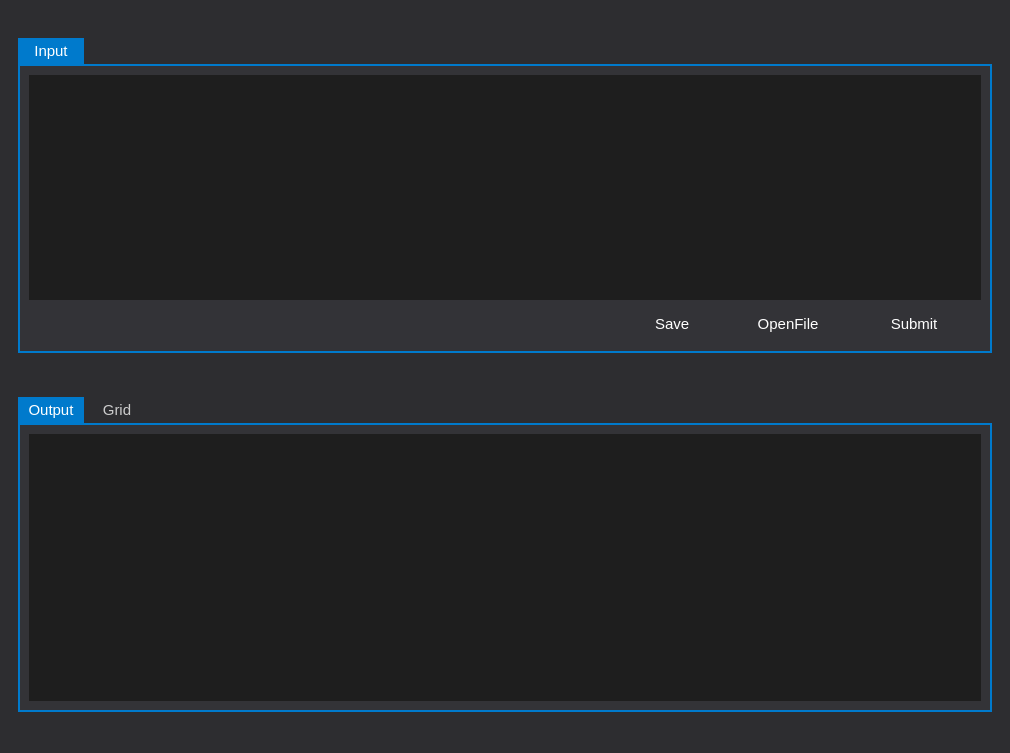
<?xml version="1.0" encoding="UTF-8"?>
<ui version="4.0">
 <class>MainWindow</class>
 <widget class="QMainWindow" name="MainWindow">
  <property name="geometry">
   <rect>
    <x>0</x>
    <y>0</y>
    <width>1010</width>
    <height>753</height>
   </rect>
  </property>
  <property name="font">
   <font>
    <family>Microsoft YaHei UI</family>
    <pointsize>-1</pointsize>
   </font>
  </property>
  <property name="windowTitle">
   <string>miniSQL</string>
  </property>
  <property name="styleSheet">
   <string notr="true">*{
	background: #2d2d30;
	font-size:15px;
}
QFrame{
	background: #2d2d30;
	border-radius:10px;
}
QTabWidget::pane{
	border: 2px solid #007acc;
}
QTabBar::tab{
	background: #2d2d30;
	color: #cccccc;
	border: none;
	border-top-left-radius:0px;
	border-top-right-radius:0px;
	min-width: 58px;
	padding:4px;
}
QTabBar::tab::hover{
	background: #1c97ea;
	color: #ffffff;
	border-top-left-radius:0px;
	border-top-right-radius:0px;
}
QTabBar::tab::selected
{
	background: #007acc;
	color: #ffffff;
}
QPushButton{
	background: #7BB0FF;
	border-style: outset;
	border-radius: 5px;
	font-size:15px;
	color: #FFFFFF;
}
QScrollBar:vertical
{
    width:8px;
    background:rgba(0,0,0,0%);
    margin:0px,0px,0px,0px;
    padding-top:9px;
    padding-bottom:9px;
}
QScrollBar::handle:vertical
{
    width:8px;
    background:rgba(255,255,255,20%);
    border-radius:4px;
    min-height:20;
}
QScrollBar::handle:vertical:hover
{
    width:8px;
    background:rgba(255,255,255,30%);
    border-radius:4px;
    min-height:20;
}
QScrollBar::handle:vertical:pressed
{
    width:8px;
    background:rgba(255,255,255,50%);
    border-radius:4px;
    min-height:20;
}
QScrollBar::add-line:vertical
{
    height:9px;width:8px;
    background:rgba(255,255,255,10%);
	border: none;
    subcontrol-position:bottom;
}
QScrollBar::sub-line:vertical
{
    height:9px;width:8px;
    background:rgba(255,255,255,10%);
	border: none;
    subcontrol-position:top;
}
QScrollBar::add-line:vertical:hover
{
    height:9px;width:8px;
    background:rgba(255,255,255,20%);
	border: none;
    subcontrol-position:bottom;
}
QScrollBar::sub-line:vertical:hover
{
    height:9px;width:8px;
    background:rgba(255,255,255,20%);
	border: none;
    subcontrol-position:top;
}
QScrollBar::add-page:vertical,QScrollBar::sub-page:vertical
{
    background:rgba(0,0,0,10%);
    border-radius:4px;
}
QScrollBar:horizontal
{
    height:8px;
    background:rgba(0,0,0,0%);
    margin:0px,0px,0px,0px;
    padding-left:9px;
    padding-right:9px;
}
QScrollBar::handle:horizontal
{
    height:8px;
    background:rgba(255,255,255,20%);
    border-radius:4px;
    min-width:20;
}
QScrollBar::handle:horizontal:hover
{
    height:8px;
    background:rgba(255,255,255,30%);
    border-radius:4px;
    min-width:20;
}
QScrollBar::handle:horizontal:pressed
{
    height:8px;
    background:rgba(255,255,255,50%);
    border-radius:4px;
    min-width:20;
}
QScrollBar::add-line:horizontal
{
    width:9px;height:8px;
    background:rgba(255,255,255,10%);
	border: none;
    subcontrol-position:right;
}
QScrollBar::sub-line:horizontal
{
    width:9px;height:8px;
    background:rgba(255,255,255,10%);
	border: none;
    subcontrol-position:left;
}
QScrollBar::add-line:horizontal:hover
{
    height:8px;width:9px;
    background:rgba(255,255,255,20%);
	border: none;
    subcontrol-position:right;
}
QScrollBar::sub-line:horizontal:hover
{
    height:8px;width:9px;
    background:rgba(255,255,255,20%);
	border: none;
    subcontrol-position:left;
}
QScrollBar::add-page:horizontal,QScrollBar::sub-page:horizontal
{
    background:rgba(0,0,0,10%);
    border-radius:4px;
}
</string>
  </property>
  <widget class="QWidget" name="centralwidget">
   <layout class="QVBoxLayout" name="verticalLayout_2">
    <item>
     <spacer name="horizontalSpacer_3">
      <property name="orientation">
       <enum>Qt::Horizontal</enum>
      </property>
      <property name="sizeHint" stdset="0">
       <size>
        <width>40</width>
        <height>20</height>
       </size>
      </property>
     </spacer>
    </item>
    <item>
     <widget class="QFrame" name="frame">
      <property name="frameShape">
       <enum>QFrame::StyledPanel</enum>
      </property>
      <property name="frameShadow">
       <enum>QFrame::Raised</enum>
      </property>
      <layout class="QVBoxLayout" name="verticalLayout_5">
       <item>
        <widget class="QTabWidget" name="tabWidget">
         <property name="font">
          <font>
           <pointsize>-1</pointsize>
          </font>
         </property>
         <property name="styleSheet">
          <string notr="true"/>
         </property>
         <property name="currentIndex">
          <number>0</number>
         </property>
         <widget class="QWidget" name="tab">
          <property name="styleSheet">
           <string notr="true">*{
	background: #1e1e1e;
}
QWidget{
	background: #333337;
}
QPlainTextEdit{
	background: #1e1e1e;
	border-radius: 0px;
	color: #ffffff;
}
QTextEdit{
	background: #1e1e1e;
	border-radius: 0px;
}
QPushButton{
	background: #333337;
	border-style: outset;
	border-radius: 0px;
	font-size:15px;
	color: #FFFFFF;
}
QPushButton::hover{
	background: #3e3e40;
	border-style: outset;
	border-radius: 0px;
	font-size:15px;
	color: #FFFFFF;
}
QPushButton::pressed{
	background: #1b1b1c;
	border-style: outset;
	font-size:15px;
	color: #FFFFFF;
}
</string>
          </property>
          <attribute name="title">
           <string>Input</string>
          </attribute>
          <layout class="QVBoxLayout" name="verticalLayout_3">
           <item>
            <widget class="QPlainTextEdit" name="pteInput">
             <property name="font">
              <font>
               <family>Microsoft YaHei UI</family>
               <pointsize>-1</pointsize>
              </font>
             </property>
             <property name="styleSheet">
              <string notr="true">font-size:13px;</string>
             </property>
            </widget>
           </item>
           <item>
            <widget class="QFrame" name="frame_3">
             <property name="frameShape">
              <enum>QFrame::StyledPanel</enum>
             </property>
             <property name="frameShadow">
              <enum>QFrame::Raised</enum>
             </property>
             <layout class="QHBoxLayout" name="horizontalLayout">
              <item>
               <widget class="QLabel" name="txtUseless">
                <property name="text">
                 <string/>
                </property>
               </widget>
              </item>
              <item>
               <widget class="QPushButton" name="btnFileBrow_2">
                <property name="maximumSize">
                 <size>
                  <width>100</width>
                  <height>16777215</height>
                 </size>
                </property>
                <property name="font">
                 <font>
                  <family>Microsoft YaHei UI</family>
                  <pointsize>-1</pointsize>
                  <weight>50</weight>
                  <bold>false</bold>
                 </font>
                </property>
                <property name="autoFillBackground">
                 <bool>false</bool>
                </property>
                <property name="styleSheet">
                 <string notr="true"/>
                </property>
                <property name="text">
                 <string> Save</string>
                </property>
                <property name="icon">
                 <iconset resource="resources/resources.qrc">
                  <normaloff>:/new/prefix1/save.png</normaloff>:/new/prefix1/save.png</iconset>
                </property>
                <property name="iconSize">
                 <size>
                  <width>20</width>
                  <height>20</height>
                 </size>
                </property>
               </widget>
              </item>
              <item>
               <widget class="QPushButton" name="btnFileBrow">
                <property name="maximumSize">
                 <size>
                  <width>120</width>
                  <height>16777215</height>
                 </size>
                </property>
                <property name="font">
                 <font>
                  <family>Microsoft YaHei UI</family>
                  <pointsize>-1</pointsize>
                  <weight>50</weight>
                  <bold>false</bold>
                 </font>
                </property>
                <property name="autoFillBackground">
                 <bool>false</bool>
                </property>
                <property name="styleSheet">
                 <string notr="true"/>
                </property>
                <property name="text">
                 <string> OpenFile</string>
                </property>
                <property name="icon">
                 <iconset resource="resources/resources.qrc">
                  <normaloff>:/new/prefix1/open.png</normaloff>:/new/prefix1/open.png</iconset>
                </property>
                <property name="iconSize">
                 <size>
                  <width>30</width>
                  <height>30</height>
                 </size>
                </property>
               </widget>
              </item>
              <item>
               <widget class="QPushButton" name="btnSubmit">
                <property name="maximumSize">
                 <size>
                  <width>120</width>
                  <height>16777215</height>
                 </size>
                </property>
                <property name="font">
                 <font>
                  <family>Microsoft YaHei UI</family>
                  <pointsize>-1</pointsize>
                  <weight>50</weight>
                  <bold>false</bold>
                 </font>
                </property>
                <property name="autoFillBackground">
                 <bool>false</bool>
                </property>
                <property name="styleSheet">
                 <string notr="true"/>
                </property>
                <property name="text">
                 <string> Submit</string>
                </property>
                <property name="icon">
                 <iconset resource="resources/resources.qrc">
                  <normaloff>:/new/prefix1/run.png</normaloff>:/new/prefix1/run.png</iconset>
                </property>
                <property name="iconSize">
                 <size>
                  <width>23</width>
                  <height>23</height>
                 </size>
                </property>
               </widget>
              </item>
             </layout>
            </widget>
           </item>
          </layout>
         </widget>
        </widget>
       </item>
      </layout>
     </widget>
    </item>
    <item>
     <spacer name="horizontalSpacer">
      <property name="orientation">
       <enum>Qt::Horizontal</enum>
      </property>
      <property name="sizeHint" stdset="0">
       <size>
        <width>40</width>
        <height>20</height>
       </size>
      </property>
     </spacer>
    </item>
    <item>
     <widget class="QFrame" name="frame_2">
      <property name="frameShape">
       <enum>QFrame::StyledPanel</enum>
      </property>
      <property name="frameShadow">
       <enum>QFrame::Raised</enum>
      </property>
      <layout class="QVBoxLayout" name="verticalLayout">
       <item>
        <widget class="QTabWidget" name="tabWidget_2">
         <property name="styleSheet">
          <string notr="true"/>
         </property>
         <property name="currentIndex">
          <number>0</number>
         </property>
         <widget class="QWidget" name="tab_4">
          <property name="styleSheet">
           <string notr="true">*{
	background: #1e1e1e;
}
QWidget{
	background: #333337;
}
QPlainTextEdit{
	background: #1e1e1e;
	border-radius: 0px;
	color: #ffffff;
}
QTextEdit{
	background: #1e1e1e;
	border-radius: 0px;
}
QPushButton{
	background: #333337;
	border-style: outset;
	border-radius: 0px;
	font-size:15px;
	color: #FFFFFF;
}
QPushButton::hover{
	background: #3e3e40;
	border-style: outset;
	border-radius: 0px;
	font-size:15px;
	color: #FFFFFF;
}
QPushButton::pressed{
	background: #1b1b1c;
	border-style: outset;
	font-size:15px;
	color: #FFFFFF;
}
</string>
          </property>
          <attribute name="title">
           <string>Output</string>
          </attribute>
          <layout class="QVBoxLayout" name="verticalLayout_6">
           <item>
            <widget class="QTextBrowser" name="tbStateList">
             <property name="maximumSize">
              <size>
               <width>16777215</width>
               <height>16777215</height>
              </size>
             </property>
             <property name="font">
              <font>
               <family>Microsoft YaHei UI</family>
               <pointsize>-1</pointsize>
              </font>
             </property>
             <property name="styleSheet">
              <string notr="true">font-size:12px;</string>
             </property>
            </widget>
           </item>
          </layout>
         </widget>
         <widget class="QWidget" name="tab_5">
          <property name="styleSheet">
           <string notr="true">*{
	background: #1e1e1e;
}
QWidget{
	background: #333337;
}
QPlainTextEdit{
	background: #1e1e1e;
	border-radius: 0px;
	color: #ffffff;
}
QTextEdit{
	background: #1e1e1e;
	border-radius: 0px;
}
QPushButton{
	background: #333337;
	border-style: outset;
	border-radius: 0px;
	font-size:15px;
	color: #FFFFFF;
}
QPushButton::hover{
	background: #3e3e40;
	border-style: outset;
	border-radius: 0px;
	font-size:15px;
	color: #FFFFFF;
}
QPushButton::pressed{
	background: #1b1b1c;
	border-style: outset;
	font-size:15px;
	color: #FFFFFF;
}
</string>
          </property>
          <attribute name="title">
           <string>Grid</string>
          </attribute>
          <layout class="QHBoxLayout" name="horizontalLayout_2">
           <item>
            <widget class="QTableWidget" name="Grid">
             <property name="styleSheet">
              <string notr="true">*{
	background:rgba(0,0,0,0);
	border-radius: 0px;
}
QTableWidget{
color:#DCDCDC;
background:#333337;
border:none;
gridline-color:#3e3e42;
selection-background-color: #1b1b1c;
}
QTableWidgetCornerButton{
	background: #333337;
}
QTableWidget::item:selected{
color:#DCDCDC;
background:1b1b1c;
}
QTableWidget::item:hover{
background:#3e3e40;
}
QHeaderView::section{
text-align:center;
background:#2d2d30;
padding:3px;
margin:0px;
color:#DCDCDC;
border:none;
border-left-width:0;
}</string>
             </property>
             <property name="showGrid">
              <bool>true</bool>
             </property>
             <property name="wordWrap">
              <bool>true</bool>
             </property>
             <property name="cornerButtonEnabled">
              <bool>false</bool>
             </property>
             <property name="rowCount">
              <number>1</number>
             </property>
             <property name="columnCount">
              <number>1</number>
             </property>
             <attribute name="horizontalHeaderVisible">
              <bool>false</bool>
             </attribute>
             <attribute name="horizontalHeaderCascadingSectionResizes">
              <bool>false</bool>
             </attribute>
             <attribute name="horizontalHeaderHighlightSections">
              <bool>false</bool>
             </attribute>
             <attribute name="verticalHeaderVisible">
              <bool>false</bool>
             </attribute>
             <attribute name="verticalHeaderHighlightSections">
              <bool>false</bool>
             </attribute>
             <row/>
             <column/>
            </widget>
           </item>
          </layout>
         </widget>
        </widget>
       </item>
      </layout>
     </widget>
    </item>
   </layout>
  </widget>
  <widget class="QStatusBar" name="statusbar"/>
 </widget>
 <resources>
  <include location="resources/resources.qrc"/>
 </resources>
 <connections/>
</ui>
